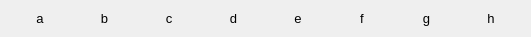
   <widget class="QWidget" name="horizontalLayoutWidget_3">
    <property name="geometry">
     <rect>
      <x>70</x>
      <y>610</y>
      <width>531</width>
      <height>31</height>
     </rect>
    </property>
    <property name="font">
     <font>
      <pointsize>10</pointsize>
     </font>
    </property>
    <layout class="QHBoxLayout" name="horizontalLayout_2">
     <item>
      <widget class="QLabel" name="label_9">
       <property name="font">
        <font>
         <pointsize>10</pointsize>
        </font>
       </property>
       <property name="text">
        <string>a</string>
       </property>
       <property name="alignment">
        <set>Qt::AlignCenter</set>
       </property>
      </widget>
     </item>
     <item>
      <widget class="QLabel" name="label_16">
       <property name="font">
        <font>
         <pointsize>10</pointsize>
        </font>
       </property>
       <property name="text">
        <string>b</string>
       </property>
       <property name="alignment">
        <set>Qt::AlignCenter</set>
       </property>
      </widget>
     </item>
     <item>
      <widget class="QLabel" name="label_15">
       <property name="font">
        <font>
         <pointsize>10</pointsize>
        </font>
       </property>
       <property name="text">
        <string>c</string>
       </property>
       <property name="alignment">
        <set>Qt::AlignCenter</set>
       </property>
      </widget>
     </item>
     <item>
      <widget class="QLabel" name="label_14">
       <property name="font">
        <font>
         <pointsize>10</pointsize>
        </font>
       </property>
       <property name="text">
        <string>d</string>
       </property>
       <property name="alignment">
        <set>Qt::AlignCenter</set>
       </property>
      </widget>
     </item>
     <item>
      <widget class="QLabel" name="label_13">
       <property name="font">
        <font>
         <pointsize>10</pointsize>
        </font>
       </property>
       <property name="text">
        <string>e</string>
       </property>
       <property name="alignment">
        <set>Qt::AlignCenter</set>
       </property>
      </widget>
     </item>
     <item>
      <widget class="QLabel" name="label_12">
       <property name="font">
        <font>
         <pointsize>10</pointsize>
        </font>
       </property>
       <property name="text">
        <string>f</string>
       </property>
       <property name="alignment">
        <set>Qt::AlignCenter</set>
       </property>
      </widget>
     </item>
     <item>
      <widget class="QLabel" name="label_11">
       <property name="font">
        <font>
         <pointsize>10</pointsize>
        </font>
       </property>
       <property name="text">
        <string>g</string>
       </property>
       <property name="alignment">
        <set>Qt::AlignCenter</set>
       </property>
      </widget>
     </item>
     <item>
      <widget class="QLabel" name="label_10">
       <property name="font">
        <font>
         <pointsize>10</pointsize>
        </font>
       </property>
       <property name="text">
        <string>h</string>
       </property>
       <property name="alignment">
        <set>Qt::AlignCenter</set>
       </property>
      </widget>
     </item>
    </layout>
   </widget>
